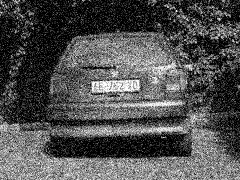
%> input picture Coursework Image Video/Image3.bmp, 240 x 180 px
$ octave three.m   (GNU Octave 9; MATLAB toolbox functions it lacks are replaced by stand-ins)
%> lines starting %> are read from the running program, lines starting %| are printed output that depends on the picture
clear; clc; close all;
addpath("C:\Users\acer\Desktop\Matlab Final\Coursework Image Video");

%% --------------------------------------------------------------------

img = im2double(imread("Image3.bmp"));
%> img: size 180x240 double; min 0, max 1, mean 0.316

disp(size(img));
%|    180   240

i_med = medfilt2(img, [3 3]);
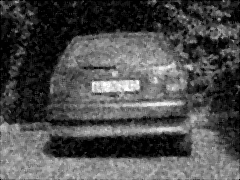
%> i_med: size 180x240 double; min 0, max 0.996, mean 0.303
figure;
imshow(i_med);

i_gauss = imgaussfilt(img, 1);
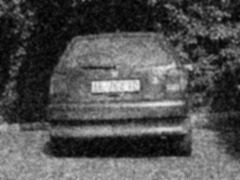
%> i_gauss: size 180x240 double; min 0.00748, max 0.967, mean 0.316
figure;
imshow(i_gauss);

i_bil = imbilatfilt(img, 0.1, 10);
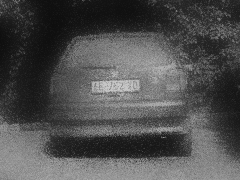
%> i_bil: size 180x240 double; min 0.0567, max 0.793, mean 0.311

figure;
subplot(1,2,1);
imshow(img);
title("Original Image");
subplot(1,2,2);
imshow(i_bil);
title("Denoised image");

techs = ["sobel", "prewitt", "roberts", "log", "canny", "canny_old", "zerocross", "approxcanny"];

for index = 1:size(techs, 2)
%> (the run ends here)
